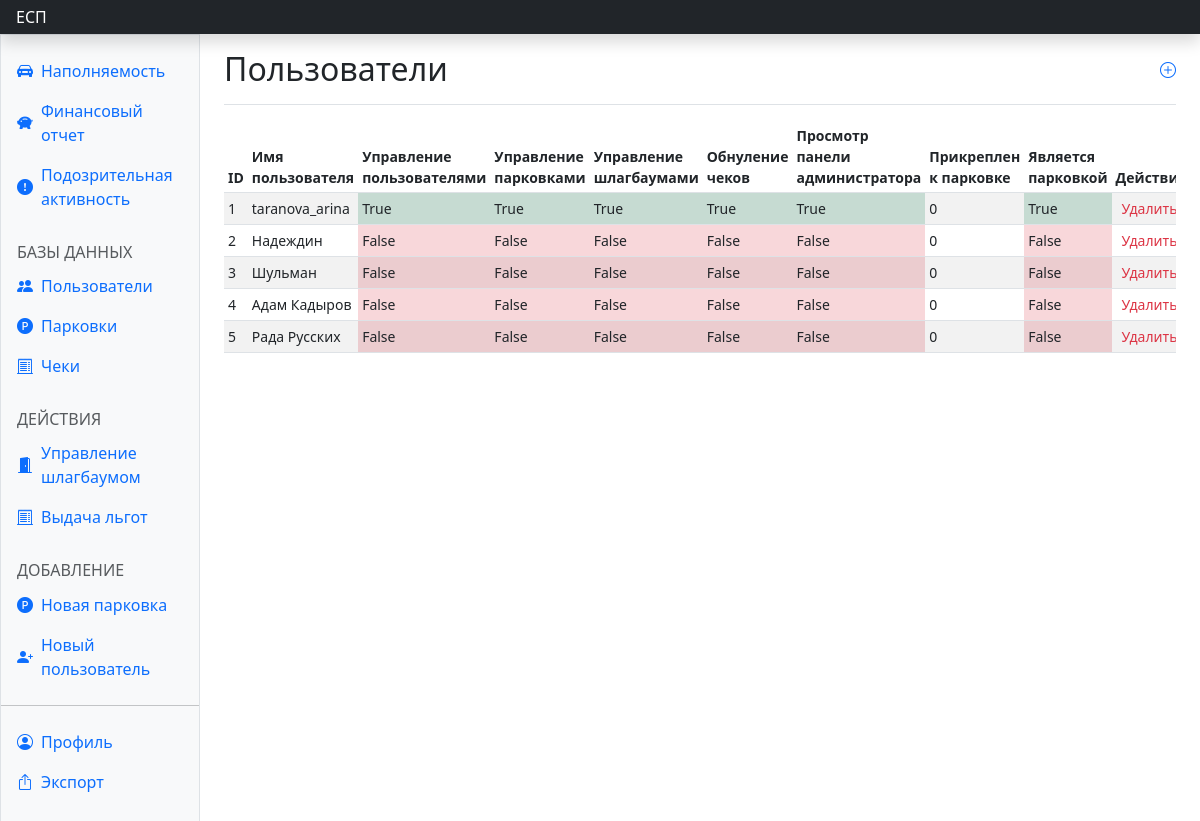
Page /dash_users/ (signed in) on the committed database.
### parkingapp/models.py (models this page shows, shortened)
class User(AbstractUser):
    card_num = models.PositiveBigIntegerField(default=1111)
    username = models.CharField(max_length=20, unique=True)
    password1 = models.CharField(max_length=200, default=" ")
    password2 = models.CharField(max_length=200, default=" ")
    phone_number = models.CharField(max_length=16, default=" ")
    park_id = models.IntegerField(default=0)
    car_num = models.CharField(max_length=12, default='')
    user_control = models.BooleanField(default=False)
    parking_control = models.BooleanField(default=False)
    barrier_control = models.BooleanField(default=False)
    coupon_control = models.BooleanField(default=False)
    admin_view = models.BooleanField(default=False)
    parking_lot_view = models.BooleanField(default=False)

### parkingapp/views.py (the view)
# urls.py: path('dash_users/', views.dash_users, name='dash_users'),
@login_required(redirect_field_name=None)
def dash_users(request):
    if not request.user.user_control:
        return redirect(reverse('parkingapp:dont_have_access'))
    if request.method == 'POST':
        value = request.POST.get('delete')
        user = User.objects.get(pk=value)
        user.delete()
    users = User.objects.all()
    context = {
        'title': '',
        'users': list(users),
    }
    return render(request, 'dash_users.html', context)

### parkingapp/templates/dash_users.html (shortened to what this page needs)
{% extends 'dash_base.html' %}
{% block content %}
<main class="col-md-9 ms-sm-auto col-lg-10 px-md-4">
  <div class="d-flex justify-content-between flex-wrap flex-md-nowrap align-items-center pt-3 pb-2 mb-3 border-bottom">
    <h1 class="h2">Пользователи</h1>
    <a href="{% url 'parkingapp:signadmin' %}" class="text-decoration-none mb-2"><i class="bi bi-plus-circle"></i></a>
  </div>
  <div class="table-responsive small">
    <table class="table table-striped table-sm">
      <thead>
        <tr>
          <th scope="col">ID</th>
          <th scope="col">Имя пользователя</th>
          <th scope="col">Управление пользователями</th>
          <th scope="col">Управление парковками</th>
          <th scope="col">Управление шлагбаумами</th>
          <th scope="col">Обнуление чеков</th>
          <th scope="col">Просмотр панели администратора</th>
          <th scope="col">Прикреплен к парковке</th>
          <th scope="col">Является парковкой</th>
          <th scope="col">Действие</th>
        </tr>
      </thead>
      <tbody class="align-middle">
        {% for el in users %}
        <tr>
          <td>{{ el.pk }}</td>
          <td>{{ el.username }}</td>
          <td class="{% if el.user_control %} bg-success-subtle {% else %} bg-danger-subtle {% endif %}">
            {{ el.user_control }}</td>
          <td class="{% if el.parking_control %} bg-success-subtle {% else %} bg-danger-subtle {% endif %}">
            {{ el.parking_control }}</td>
          <td class="{% if el.barrier_control %} bg-success-subtle {% else %} bg-danger-subtle {% endif %}">
            {{ el.barrier_control }}</td>
          <td class="{% if el.coupon_control %} bg-success-subtle {% else %} bg-danger-subtle {% endif %}">
            {{ el.coupon_control }}</td>
          <td class="{% if el.admin_view %} bg-success-subtle {% else %} bg-danger-subtle {% endif %}">
            {{ el.admin_view }}</td>
          <td>{{ el.park_id }}</td>
          <td class="{% if el.parking_lot_view %} bg-success-subtle {% else %} bg-danger-subtle {% endif %}">
            {{ el.parking_lot_view }}</td>
          <td><button class="text-danger" type="button" data-bs-whatever="{{el.pk}}" data-bs-toggle="modal"
              data-bs-target="#exampleModal" style="border: none; background: none;">Удалить</button></td>
        </tr>
        {% endfor %}
      </tbody>
    </table>
  </div>
</main>
{% endblock %}

### parkingapp/templates/dash_base.html (style rules this page uses)
.bi { vertical-align: -.125em; fill: currentColor; }

### rows in the picture
User: pk "1", username "taranova_arina", user_control "True", parking_control "True", barrier_control "True", coupon_control "True", admin_view "True", park_id "0", parking_lot_view "True"
User: pk "2", username "Надеждин", user_control "False", parking_control "False", barrier_control "False", coupon_control "False", admin_view "False", park_id "0", parking_lot_view "False"
User: pk "3", username "Шульман", user_control "False", parking_control "False", barrier_control "False", coupon_control "False", admin_view "False", park_id "0", parking_lot_view "False"
User: pk "4", username "Адам Кадыров", user_control "False", parking_control "False", barrier_control "False", coupon_control "False", admin_view "False", park_id "0", parking_lot_view "False"
User: pk "5", username "Рада Русских", user_control "False", parking_control "False", barrier_control "False", coupon_control "False", admin_view "False", park_id "0", parking_lot_view "False"
